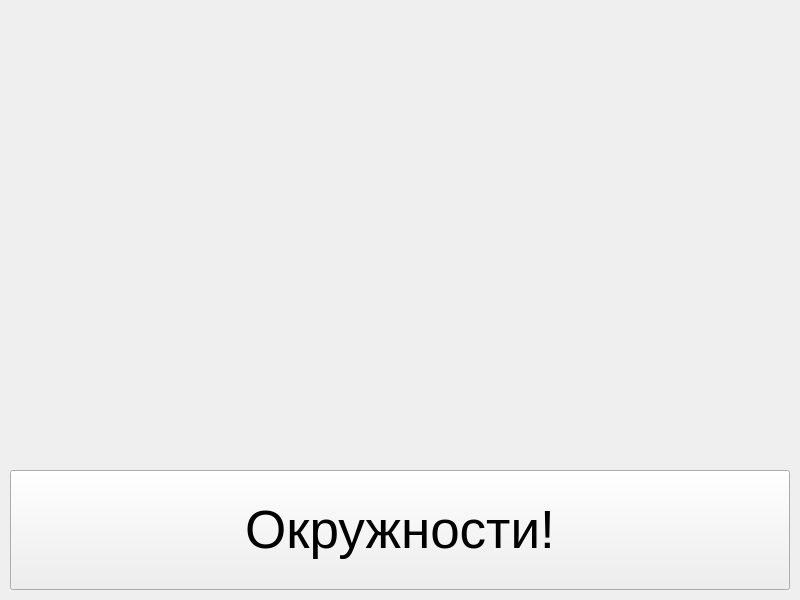
<?xml version="1.0" encoding="UTF-8"?>
<ui version="4.0">
 <class>MainWindow</class>
 <widget class="QMainWindow" name="MainWindow">
  <property name="geometry">
   <rect>
    <x>0</x>
    <y>0</y>
    <width>800</width>
    <height>600</height>
   </rect>
  </property>
  <property name="windowTitle">
   <string>Git и желтые окружности</string>
  </property>
  <widget class="QWidget" name="centralwidget">
   <widget class="QPushButton" name="pushButton">
    <property name="geometry">
     <rect>
      <x>10</x>
      <y>470</y>
      <width>780</width>
      <height>120</height>
     </rect>
    </property>
    <property name="font">
     <font>
      <pointsize>40</pointsize>
     </font>
    </property>
    <property name="text">
     <string>Окружности!</string>
    </property>
   </widget>
  </widget>
 </widget>
 <resources/>
 <connections/>
</ui>
